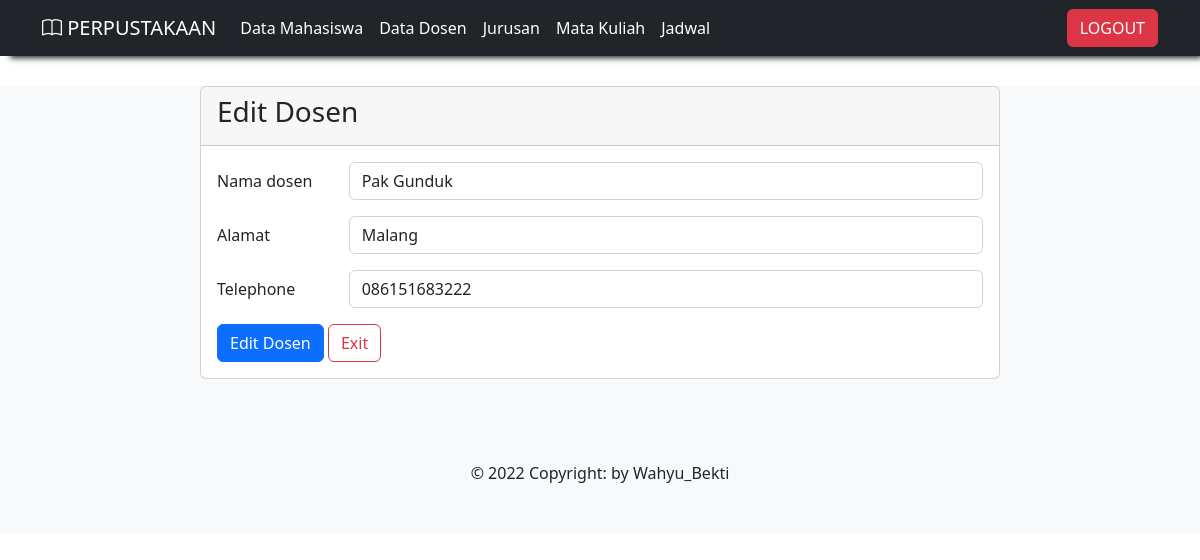
/admin/edit_dosen.php?id_dosen=4 (signed in), run on the app's committed database.
### tables this page shows
CREATE TABLE `dosen` (
  `id_dosen` int(5) NOT NULL,
  `nama_dosen` varchar(20) NOT NULL,
  `alamat` text NOT NULL,
  `telephone` varchar(13) NOT NULL
);

### admin/edit_dosen.php (the view, shortened to what this page needs)
<?php
include "../navbar.php";
include "../css.php";
include "../koneksi.php";
$qry_get_dosen = mysqli_query($koneksi, "select * from dosen where id_dosen = '" . $_GET['id_dosen'] . "'");
$data_dosen = mysqli_fetch_array($qry_get_dosen);
?>
<!DOCTYPE html>
<html>
<head>
</head>
<body>
    <div class="mx-auto">
        <div class="card ">
            <div class="card-header">
                <h3>Edit Dosen</h3>
            </div>
            <div class="card-body">
                <form action="proses_edit_dosen.php" method="post">
                    <div class="mb-3 row">
                        <label for="text" class="col-sm-2 col-form-label">Nama dosen</label>
                        <div class="col-sm-10">
                            <input type="text" class="form-control" id="nama" placeholder="Enter name" name="nama"
                                value="<?php echo $data_dosen['nama_dosen'] ?>">
                        </div>
                    </div>
                    <div class="mb-3 row">
                        <label for="text" class="col-sm-2 col-form-label">Alamat </label>
                        <div class="col-sm-10"><input type="text" class="form-control" id="alamat"
                                placeholder="Enter alamat" name="alamat" value="<?php echo $data_dosen['alamat'] ?>">
                        </div>
                    </div>
                    <div class="mb-3 row">
                        <label for="telephone" class="col-sm-2 col-form-label">Telephone</label>
                        <div class="col-sm-10">
                            <input type="number" class="form-control" id="telephone" placeholder="Enter telephone"
                                name="telephone" value="<?php echo $data_dosen['telephone'] ?>">
                        </div>
                    </div>
                    <button type="submit" class="btn btn-primary">Edit Dosen</button>
                    <a href="data_dosen.php" class="btn btn-outline-danger">Exit</a>
                    <br>
                </form>
            </div>
        </div>
    </div>
    <br>
</body>
</head>
<?php include "../footer.php" ?>
</html>

### admin/edit_dosen.php (style rules this page uses)
.mx-auto { width: 800px; }
.card { margin-bottom: 10px; }

### data on the page
dosen: nama "Pak Gunduk", alamat "Malang", telephone "086151683222"
